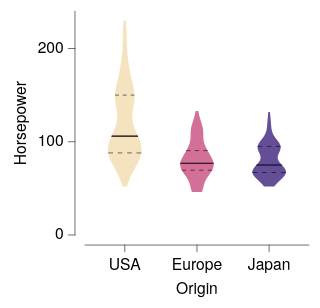

Express this chart as Vega-Lite.
### Vega-Lite specification from a JSON file in a GitHub repository (floating-point values rounded to 4 significant figures; data arrays with more than 128 entries replaced by an {"elided": "..."} marker saying what was removed)
{"background": null, "config": {"arc": {"fill": "#DBDBDB", "fillOpacity": 1.0, "innerRadius": 25.0, "padAngle": 0.03, "stroke": "black", "strokeOpacity": 1, "strokeWidth": 0.25}, "area": {"fill": "#DBDBDB", "fillOpacity": 1.0, "stroke": "black", "strokeOpacity": 1, "strokeWidth": 0.25}, "axis": {"domain": true, "domainCap": "round", "domainColor": "black", "domainWidth": 0.25, "grid": false, "gridCap": "round", "gridColor": "#F1F1F1", "gridDash": [0, 0], "gridOpacity": 1.0, "gridWidth": 0.25, "labelColor": "black", "labelFont": "Helvetica Neue, HelveticaNeue, Helvetica, Arial, sans-serif", "labelFontSize": 7, "labelFontStyle": "normal", "labelFontWeight": 400, "offset": 4.5, "ticks": true, "tickCap": "round", "tickColor": "black", "tickRound": false, "tickSize": 3, "tickWidth": 0.25, "titleColor": "black", "titleFont": "Helvetica Neue, HelveticaNeue, Helvetica, Arial, sans-serif", "titleFontSize": 7, "titleFontStyle": "normal", "titleFontWeight": 400}, "axisX": {"domain": true, "labelAlign": "center", "labelAngle": 0, "labels": true, "ticks": true, "translate": 0}, "axisY": {"domain": true, "labelAlign": "right", "labelAngle": 0, "labels": true, "ticks": true, "translate": 0}, "axisRight": {"domain": true, "labelAlign": "left", "labelAngle": 0, "labels": true, "ticks": true, "translate": 0}, "axisTop": {"domain": true, "labelAlign": "center", "labelAngle": 0, "labels": true, "ticks": true, "translate": 0}, "axisBand": {"tickOffset": 0}, "bar": {"fill": "#DBDBDB", "fillOpacity": 1.0, "stroke": "black", "strokeOpacity": 1, "strokeWidth": 0.25}, "boxplot": {"size": 9.0, "ticks": {"cornerRadius": 0.25, "fill": "black", "opacity": 1, "size": 4.5, "thickness": 0.25}, "box": {"fillOpacity": 1.0, "stroke": "black", "strokeOpacity": 1, "strokeWidth": 0.25}, "median": {"cornerRadius": 0, "fill": "black", "fillOpacity": 1.0, "opacity": 1, "size": 9.0, "thickness": 0.25}, "rule": {"fill": "black", "fillOpacity": 1.0, "size": 10.0, "stroke": "black", "strokeDash": [0, 0], "strokeOpacity": 1, "strokeWidth": 0.25}, "outliers": {"color": "black", "fill": "black", "fillOpacity": 1.0, "size": 0, "stroke": "black", "strokeOpacity": 1, "strokeWidth": 0.25}}, "circle": {"fill": "black", "fillOpacity": 1.0, "size": 1.25, "stroke": null, "strokeOpacity": 1, "strokeWidth": 0.25}, "errorband": {"band": {"fillOpacity": 0.6, "stroke": null, "strokeWidth": 0.25, "strokeOpacity": 1}, "borders": {"opacity": 0, "strokeOpacity": 0.25, "strokeWidth": 1}}, "errorbar": {"opacity": 1, "rule": {"strokeDash": [0, 0], "strokeWidth": 0.25}, "ticks": {"color": "black", "cornerRadius": 0.125, "opacity": 1, "size": 6.0, "thickness": 0.25}, "thickness": 0.25}, "font": "Helvetica Neue, HelveticaNeue, Helvetica, Arial, sans-serif", "geoshape": {"fill": "#DBDBDB", "fillOpacity": 1.0, "stroke": "black", "strokeOpacity": 1, "strokeWidth": 0.25}, "header": {"labelColor": "black", "labelFont": "Helvetica Neue, HelveticaNeue, Helvetica, Arial, sans-serif", "labelFontSize": 7, "labelFontStyle": "normal", "labelFontWeight": 400, "titleColor": "black", "titleFont": "Helvetica Neue, HelveticaNeue, Helvetica, Arial, sans-serif", "titleFontSize": 7, "titleFontStyle": "normal", "titleFontWeight": 400, "titlePadding": 0}, "legend": {"disable": false, "offset": 4.5, "titlePadding": 4, "labelOffset": 2, "gradientLabelOffset": 2, "gradientLength": 50.0, "gradientThickness": 5.0, "gradientOpacity": 1.0, "gradientStrokeColor": "black", "gradientStrokeWidth": 0.25, "labelColor": "black", "labelFont": "Helvetica Neue, HelveticaNeue, Helvetica, Arial, sans-serif", "labelFontSize": 7, "labelFontStyle": "normal", "labelFontWeight": 400, "strokeColor": "black", "strokeWidth": 0, "symbolSize": 42, "symbolStrokeColor": "black", "symbolStrokeWidth": 0.25, "titleColor": "black", "titleFont": "Helvetica Neue, HelveticaNeue, Helvetica, Arial, sans-serif", "titleFontSize": 7, "titleFontStyle": "normal", "titleFontWeight": 400}, "line": {"color": "black", "stroke": "black", "strokeCap": "round", "strokeDash": [0, 0], "strokeOpacity": 1, "strokeWidth": 0.5}, "point": {"filled": true, "fill": "#DBDBDB", "fillOpacity": 1.0, "size": 5.0, "stroke": "black", "strokeOpacity": 1, "strokeWidth": 0.25}, "range": {"category": ["#5CA7B1", "#B7D0EE", "#B7B3E4", "#B3DAB5", "#F5E1B3", "#3D727B", "#809DC7", "#867DAC", "#80A988", "#CBB17A", "#204148", "#546B94", "#584C77", "#507B5F", "#9D824D"], "diverging": {"scheme": ["#6F572A", "#876E43", "#9E875F", "#B5A17F", "#CABBA2", "#DCD6CC", "#F4F1E9", "#C9D7DA", "#9DBFC6", "#78A5AF", "#558B96", "#36717C", "#1A5762"]}, "heatmap": {"scheme": ["#32022B", "#43044D", "#4C196E", "#4D338C", "#484DA6", "#3A68BB", "#1D83CA", "#1D9CCB", "#23B5C9", "#28CDC5", "#4DE0B4", "#91EE9F"]}, "ordinal": {"scheme": ["#F1F1F1", "#DBDBDB", "#C6C6C6", "#B2B2B2", "#9D9D9D", "#898989", "#767676", "#636363", "#515151", "#404040", "#2F2F2F", "#1F1F1F"]}, "ramp": {"scheme": ["#32022B", "#43044D", "#4C196E", "#4D338C", "#484DA6", "#3A68BB", "#1D83CA", "#1D9CCB", "#23B5C9", "#28CDC5", "#4DE0B4", "#91EE9F"]}}, "rule": {"color": "black", "stroke": "black", "strokeCap": "round", "strokeDash": [2, 2], "strokeOpacity": 1, "strokeWidth": 0.25}, "scale": {"bandPaddingInner": 0.1, "bandPaddingOuter": 0.1, "round": false}, "rect": {"fill": "#DBDBDB", "fillOpacity": 1.0, "stroke": "black", "strokeOpacity": 1, "strokeWidth": 0.25}, "square": {"fill": "#DBDBDB", "fillOpacity": 1.0, "size": 10.0, "stroke": "black", "strokeOpacity": 1, "strokeWidth": 0.25}, "text": {"color": "black", "font": "Helvetica Neue, HelveticaNeue, Helvetica, Arial, sans-serif", "fontSize": 7, "fontStyle": "normal", "fontWeight": 400}, "tick": {"color": "black", "cornerRadius": 0.125, "opacity": 1.0, "size": 9.0, "thickness": 0.25}, "title": {"anchor": "middle", "frame": "group", "color": "black", "font": "Helvetica Neue, HelveticaNeue, Helvetica, Arial, sans-serif", "fontSize": 7, "fontStyle": "normal", "fontWeight": 400, "subtitleColor": "black", "subtitleFont": "Helvetica Neue, HelveticaNeue, Helvetica, Arial, sans-serif", "subtitleFontSize": "Helvetica Neue, HelveticaNeue, Helvetica, Arial, sans-serif", "subtitleFontStyle": "normal", "subtitleFontWeight": 400}, "trail": {"color": "black", "opacity": 1, "size": 0.5}, "view": {"continuousWidth": 100, "continuousHeight": 100, "discreteWidth": 100, "discreteHeight": 100, "fill": null, "stroke": null, "strokeWidth": 0.25}}, "layer": [{"data": {"name": "data-44dff7445a501b9cf6b30f1134c45719"}, "mark": {"type": "line", "fillOpacity": 0.85, "filled": true, "strokeOpacity": 0, "strokeWidth": 0.25}, "encoding": {"color": {"field": "__group", "legend": null, "scale": {"domain": ["USA", "Europe", "Japan"], "range": ["#F4DDB4", "#CC5887", "#4B2F87"]}, "sort": ["USA", "Europe", "Japan"], "title": null, "type": "nominal"}, "order": {"field": "__order", "type": "quantitative"}, "x": {"axis": null, "field": "__x", "scale": {"domain": [0, 100], "padding": 0}, "type": "quantitative"}, "y": {"field": "__y", "title": "Horsepower", "type": "quantitative"}}}, {"data": {"values": [{"__group": "USA", "__y": 88.0, "__x": 10.35, "__x2": 25.13, "__dysonsphere__": 1}]}, "mark": {"type": "rule", "color": "black", "strokeCap": "butt", "strokeDash": [2.111, 2.111], "strokeWidth": 0.25}, "encoding": {"x": {"axis": null, "field": "__x", "scale": {"domain": [0, 100], "padding": 0}, "type": "quantitative"}, "x2": {"field": "__x2"}, "y": {"field": "__y", "title": "Horsepower", "type": "quantitative"}}}, {"data": {"values": [{"__group": "USA", "__y": 150.0, "__x": 13.39, "__x2": 22.1, "__dysonsphere__": 1}]}, "mark": {"type": "rule", "color": "black", "strokeCap": "butt", "strokeDash": [1.742, 1.742], "strokeWidth": 0.25}, "encoding": {"x": {"axis": null, "field": "__x", "scale": {"domain": [0, 100], "padding": 0}, "type": "quantitative"}, "x2": {"field": "__x2"}, "y": {"field": "__y", "title": "Horsepower", "type": "quantitative"}}}, {"data": {"values": [{"__group": "Europe", "__y": 69.5, "__x": 43.2, "__x2": 56.8, "__dysonsphere__": 1}]}, "mark": {"type": "rule", "color": "black", "strokeCap": "butt", "strokeDash": [1.943, 1.943], "strokeWidth": 0.25}, "encoding": {"x": {"axis": null, "field": "__x", "scale": {"domain": [0, 100], "padding": 0}, "type": "quantitative"}, "x2": {"field": "__x2"}, "y": {"field": "__y", "title": "Horsepower", "type": "quantitative"}}}, {"data": {"values": [{"__group": "Europe", "__y": 90.5, "__x": 45.23, "__x2": 54.77, "__dysonsphere__": 1}]}, "mark": {"type": "rule", "color": "black", "strokeCap": "butt", "strokeDash": [1.906, 1.906], "strokeWidth": 0.25}, "encoding": {"x": {"axis": null, "field": "__x", "scale": {"domain": [0, 100], "padding": 0}, "type": "quantitative"}, "x2": {"field": "__x2"}, "y": {"field": "__y", "title": "Horsepower", "type": "quantitative"}}}, {"data": {"values": [{"__group": "Japan", "__y": 67.0, "__x": 74.78, "__x2": 89.74, "__dysonsphere__": 1}]}, "mark": {"type": "rule", "color": "black", "strokeCap": "butt", "strokeDash": [2.137, 2.137], "strokeWidth": 0.25}, "encoding": {"x": {"axis": null, "field": "__x", "scale": {"domain": [0, 100], "padding": 0}, "type": "quantitative"}, "x2": {"field": "__x2"}, "y": {"field": "__y", "title": "Horsepower", "type": "quantitative"}}}, {"data": {"values": [{"__group": "Japan", "__y": 95.0, "__x": 77.14, "__x2": 87.38, "__dysonsphere__": 1}]}, "mark": {"type": "rule", "color": "black", "strokeCap": "butt", "strokeDash": [2.048, 2.048], "strokeWidth": 0.25}, "encoding": {"x": {"axis": null, "field": "__x", "scale": {"domain": [0, 100], "padding": 0}, "type": "quantitative"}, "x2": {"field": "__x2"}, "y": {"field": "__y", "title": "Horsepower", "type": "quantitative"}}}, {"data": {"values": [{"__group": "USA", "__y": 105.4, "__x": 11.72, "__x2": 23.77, "__dysonsphere__": 1}, {"__group": "USA", "__y": 105.7, "__x": 11.76, "__x2": 23.72, "__dysonsphere__": 1}, {"__group": "USA", "__y": 106.0, "__x": 11.82, "__x2": 23.66, "__dysonsphere__": 1}, {"__group": "USA", "__y": 106.6, "__x": 11.92, "__x2": 23.56, "__dysonsphere__": 1}, {"__group": "USA", "__y": 106.6, "__x": 11.93, "__x2": 23.55, "__dysonsphere__": 1}, {"__group": "Europe", "__y": 76.4, "__x": 42.52, "__x2": 57.48, "__dysonsphere__": 1}, {"__group": "Europe", "__y": 76.6, "__x": 42.53, "__x2": 57.47, "__dysonsphere__": 1}, {"__group": "Europe", "__y": 77.0, "__x": 42.55, "__x2": 57.45, "__dysonsphere__": 1}, {"__group": "Europe", "__y": 77.04, "__x": 42.55, "__x2": 57.45, "__dysonsphere__": 1}, {"__group": "Europe", "__y": 77.48, "__x": 42.59, "__x2": 57.41, "__dysonsphere__": 1}, {"__group": "Europe", "__y": 77.6, "__x": 42.6, "__x2": 57.4, "__dysonsphere__": 1}, {"__group": "Japan", "__y": 74.4, "__x": 76.3, "__x2": 88.22, "__dysonsphere__": 1}, {"__group": "Japan", "__y": 74.51, "__x": 76.34, "__x2": 88.17, "__dysonsphere__": 1}, {"__group": "Japan", "__y": 74.91, "__x": 76.49, "__x2": 88.02, "__dysonsphere__": 1}, {"__group": "Japan", "__y": 75.0, "__x": 76.53, "__x2": 87.99, "__dysonsphere__": 1}, {"__group": "Japan", "__y": 75.32, "__x": 76.65, "__x2": 87.87, "__dysonsphere__": 1}, {"__group": "Japan", "__y": 75.6, "__x": 76.75, "__x2": 87.76, "__dysonsphere__": 1}]}, "mark": {"type": "area", "fill": "black", "fillOpacity": 1, "opacity": 1, "stroke": null, "strokeWidth": 0}, "encoding": {"detail": {"field": "__group", "type": "nominal"}, "x": {"axis": null, "field": "__x", "scale": {"domain": [0, 100], "padding": 0}, "type": "quantitative"}, "x2": {"field": "__x2"}, "y": {"field": "__y", "title": "Horsepower", "type": "quantitative"}}}, {"data": {"name": "data-d7a230a7326baf606a19256938f2a2d2"}, "mark": {"type": "bar", "opacity": 0}, "encoding": {"x": {"axis": {}, "field": "Origin", "scale": {"domain": ["USA", "Europe", "Japan"]}, "sort": ["USA", "Europe", "Japan"], "title": "Origin", "type": "nominal"}}, "transform": [{"filter": "false"}]}], "resolve": {"axis": {"x": "independent"}}, "$schema": "https://vega.github.io/schema/vega-lite/v6.4.1.json", "datasets": {"data-44dff7445a501b9cf6b30f1134c45719": {"elided": "1203 records"}, "data-d7a230a7326baf606a19256938f2a2d2": {"elided": "400 records"}}}
